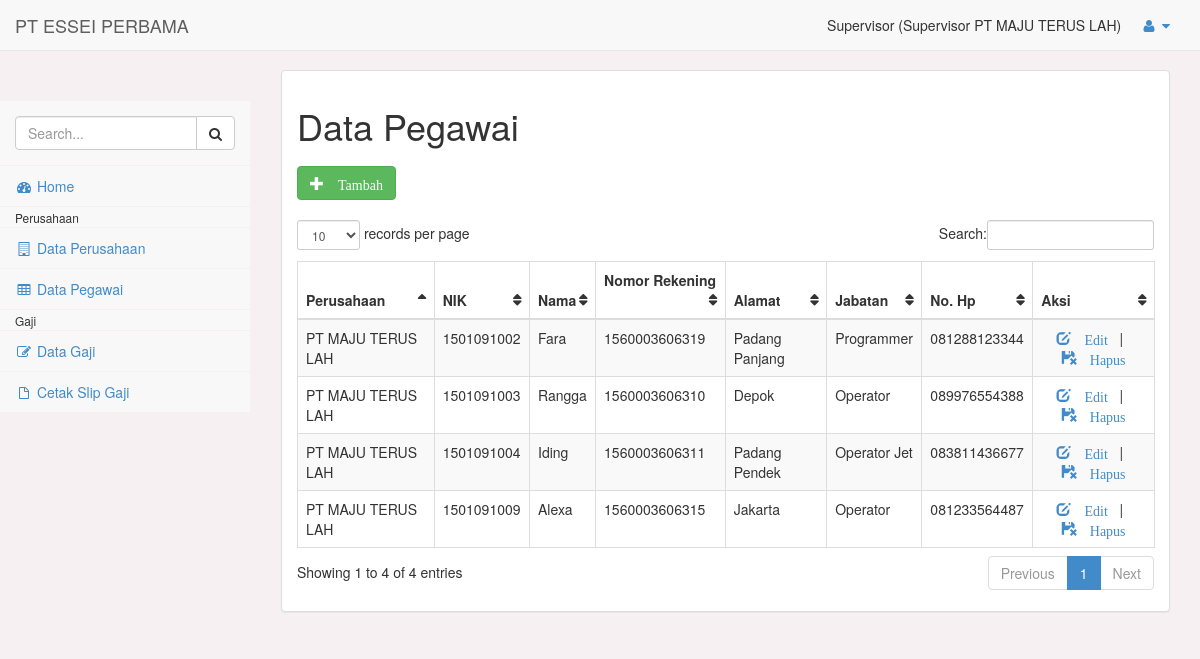
Page /pages/index.php?p=pegawai (signed in) on the committed database.
### tables this page shows
CREATE TABLE `pegawai` (
  `nip` varchar(10) NOT NULL,
  `nama` varchar(50) NOT NULL,
  `nomor_rekening` varchar(20) NOT NULL,
  `alamat` text NOT NULL,
  `jabatan` varchar(20) NOT NULL,
  `nohp` varchar(12) NOT NULL,
  `id_perusahaan` int(11) NOT NULL
);

CREATE TABLE `perusahaan` (
  `id_perusahaan` int(11) NOT NULL,
  `nama` varchar(200) NOT NULL,
  `alamat` text NOT NULL
);

### pages/pegawai/pegawai.php (the view, shortened to what this page needs)
<?php
if($_SESSION['level']!="spv" && $_SESSION['level']!="super"){
  echo "<script>location='index.php'</script>";
}else{
  include_once '_part/koneksi.php';
  $page = isset($_GET['page']) ? $_GET['page'] : 'list';
  switch ($page) {
  case 'list':
  ?>
  <h1>Data Pegawai</h1>
  <div class="row" style="margin: 20px auto;">
    <a href="index.php?p=pegawai&page=entri" class="btn btn-success"><span class="glyphicon glyphicon-plus"> Tambah</span></a>
  </div>
  <table id="example" class="table table-striped table-bordered">
    <thead>
      <tr>
        <th>Perusahaan</th>
        <th>NIK</th>
        <th>Nama</th>
  	  <th>Nomor Rekening</th>
        <th>Alamat</th>
        <th>Jabatan</th>
        <th>No. Hp</th>
        <th>Aksi</th>
      </tr>
    </thead>
    <tbody>
  	<?php
      $where = $_SESSION['level']=="spv"? "WHERE a.id_perusahaan='".$_SESSION['id_perusahaan']."'": "";
  		$sql = "SELECT a.*, b.nama nama_perusahaan FROM pegawai a JOIN perusahaan b ON a.id_perusahaan=b.id_perusahaan $where";
      $row = $koneksi->prepare($sql);
      $row->execute();
      $hasil = $row->fetchAll(PDO::FETCH_OBJ);
  		foreach($hasil as $isi){
  	?>
      <tr>
        <td><?= $isi->nama_perusahaan;?></td>
        <td><?= $isi->nip;?></td>
        <td><?= $isi->nama;?></td>
  	  <td><?= $isi->nomor_rekening;?></td>
        <td><?= $isi->alamat;?></td>
        <td><?= $isi->jabatan;?></td>
        <td><?= $isi->nohp;?></td>
        <td align="center">
          <a href="index.php?p=pegawai&page=edit&nip=<?= $isi->nip ?>"><i class="glyphicon glyphicon-edit"> Edit</i></a>
          &nbsp;&nbsp;|&nbsp;&nbsp;
          <a href="pegawai/aksi_pegawai.php?nip=<?= $isi->nip ?>" onclick="return confirm('Yakin Hapus ?')"><i class="glyphicon glyphicon-floppy-remove"> Hapus</i></a>
        </td>
      </tr>
  	<?php } ?>
    </tbody>
  </table>
  <?php
  break;
  ?>
  <?php
  }
  ?>
<?php } ?>

### assets/css/sb-admin.css (style rules this page uses)
body { padding-top: 100px; background-color: #f7f0f3; }
@media (min-width:768px) { body { padding-top: 50px; } }
table.dataTable thead .sorting, table.dataTable thead .sorting_asc, table.dataTable thead .sorting_desc, table.dataTable thead .sorting_asc_disabled, table.dataTable thead .sorting_desc_disabled { background: transparent; }
table.dataTable thead .sorting_asc:after { content: "\f0de"; float: right; font-family: fontawesome; }
table.dataTable thead .sorting:after { content: "\f0dc"; float: right; font-family: fontawesome; color: f7f0f3; }

### rows in the picture
pegawai: id_perusahaan.nama "PT MAJU TERUS LAH", nip "1501091002", nama "Fara", nomor_rekening "1560003606319", alamat "Padang Panjang", jabatan "Programmer", nohp "081288123344"
pegawai: id_perusahaan.nama "PT MAJU TERUS LAH", nip "1501091003", nama "Rangga", nomor_rekening "1560003606310", alamat "Depok", jabatan "Operator", nohp "089976554388"
pegawai: id_perusahaan.nama "PT MAJU TERUS LAH", nip "1501091004", nama "Iding", nomor_rekening "1560003606311", alamat "Padang Pendek", jabatan "Operator Jet", nohp "083811436677"
pegawai: id_perusahaan.nama "PT MAJU TERUS LAH", nip "1501091009", nama "Alexa", nomor_rekening "1560003606315", alamat "Jakarta", jabatan "Operator", nohp "081233564487"

### other values in the picture
$_SESSION['nama'] "Supervisor"
$level "Supervisor"
$_SESSION['nama_perusahaan'] "PT MAJU TERUS LAH"
